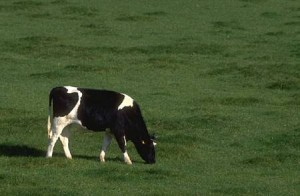
#> input picture lab5/cow.jpg, 300 x 196 px
$ jupyter execute GMM.ipynb
#> lines starting #> are read from the running program, lines starting #| are printed output that depends on the picture
# Assignment 1

[cell 1]
import pandas as pd
import numpy as np
import matplotlib.pyplot as plt

[cell 2]
import numpy as np

class GMM:
    def __init__(self, n_components, max_iters=100, tol=1e-6):
        self.n_components = n_components
        self.max_iters = max_iters
        self.tol = tol

    def _multivariate_gaussian(self, X, mean, cov):
        n = X.shape[1]
        cov_inv = np.linalg.inv(cov)
        cov_det = np.linalg.det(cov)
        norm_const = 1.0 / (np.power((2 * np.pi), n / 2) * np.sqrt(cov_det))
        X_centered = X - mean
        result = np.exp(-0.5 * np.sum(X_centered @ cov_inv * X_centered, axis=1))
        return norm_const * result

    def _initialize_params(self, X):
        n_samples, n_features = X.shape
        self.weights = np.ones(self.n_components) / self.n_components
        self.means = X[np.random.choice(n_samples, self.n_components, replace=False)]
        self.covariances = np.array([np.cov(X.T) for _ in range(self.n_components)])

    def fit(self, X):
        X = np.asarray(X)
        self._initialize_params(X)
        log_likelihoods = []

        for _ in range(self.max_iters):
            # E-step
            responsibilities = np.zeros((X.shape[0], self.n_components))
            for j in range(self.n_components):
                responsibilities[:, j] = self.weights[j] * self._multivariate_gaussian(
                    X, self.means[j], self.covariances[j]
                )
            responsibilities /= responsibilities.sum(axis=1, keepdims=True)

            # M-step
            Nk = responsibilities.sum(axis=0)
            self.weights = Nk / X.shape[0]
            self.means = (responsibilities.T @ X) / Nk[:, np.newaxis]
            for j in range(self.n_components):
                X_centered = X - self.means[j]
                self.covariances[j] = (
                    responsibilities[:, j][:, np.newaxis] * X_centered
                ).T @ X_centered / Nk[j]

        return self

    def predict(self, X):
        probs = np.array([
            self.weights[j] * self._multivariate_gaussian(X, self.means[j], self.covariances[j])
            for j in range(self.n_components)
        ])
        return np.argmax(probs, axis=0)

[cell 3]
np.random.seed(10)
u1 = np.random.multivariate_normal([2,2], np.eye(2), size = 100)
u2 = np.random.multivariate_normal([8,3], np.eye(2), size = 100)
u3 = np.random.multivariate_normal([3, 6], np.eye(2), size = 100)
X = np.concatenate((u1, u2, u3), axis=0)

[cell 4]
model = GMM(n_components=3)
model.fit(X)
labels = model.predict(X)

[cell 5]
# Truc quan hoa ket qua
plt.figure(figsize=(8,6))
for i in range(3):
    cluster = X[labels == i]
    plt.scatter(cluster[:, 0], cluster[:, 1], label=f'Cụm {i+1}')
centroids = model.means
plt.scatter(centroids[:, 0], centroids[:, 1], marker = 'x', color = 'red', s=100, label = 'Centroids')
plt.xlabel('x1')
plt.ylabel('x2')
plt.title('Phân cụm Gaussian Mixture Model')
plt.legend()
plt.grid(True)
plt.show()
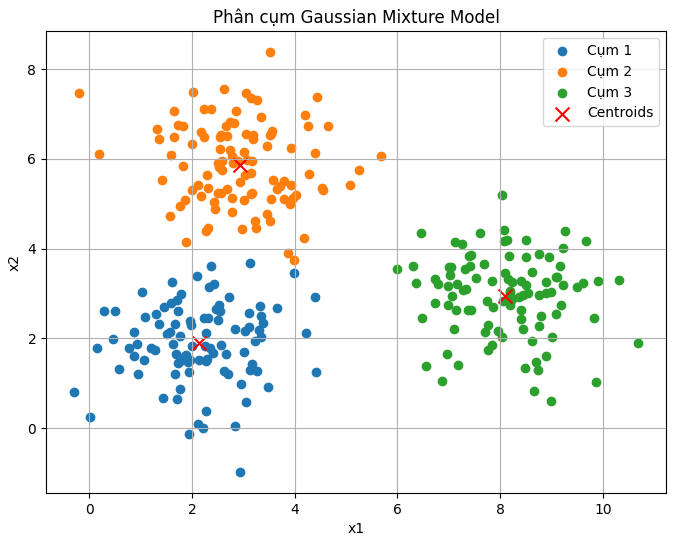
#> figure drawn by matplotlib, 1 panel

# Assignment 2

[cell 6]
from PIL import Image
# Đọc và chuyển ảnh sang dạng RGB
img = Image.open('cow.jpg')
#> img is the input picture: PIL image 300x196 RGB; mean R, G, B 68, 84.9, 47.4
img = img.convert('RGB')
img_array = np.array(img)
H, W, C = img_array.shape # lấy kích thước ảnhảnh
#> H = 196; W = 300; C = 3
X_rgb = img_array.reshape(-1, 3)/255 # Chuẩn hóa màu ảnh
x_coords, y_coords = np.meshgrid(np.arange(W), np.arange(H))
X_pos = np.stack((x_coords, y_coords), axis=-1).reshape(-1, 2) / max(H, W) # Chuan hoa toa do
X = np.concatenate([X_rgb, X_pos], axis=1)

[cell 7]
gmm = GMM(n_components=2, max_iters=30)
gmm.fit(X)
#> the loop in fit (call 2), `for _ in range(self.max_iters):` made 30 passes
#> (Nk, self.weights) on passes 1 to 12: ([21871.7, 36928.3], [0.372, 0.628]), ([25006.7, 33793.3], [0.425, 0.575]), ([29461.3, 29338.7], [0.501, 0.499]), ([38707.9, 20092.1], [0.658, 0.342]), ([47689.5, 11110.5], [0.811, 0.189]), ([50256.3, 8543.7], [0.855, 0.145]), ([50771.1, 8028.9], [0.863, 0.137]), ([50862.6, 7937.4], [0.865, 0.135]), ([50889.1, 7910.9], [0.865, 0.135]), ([50897.5, 7902.5], [0.866, 0.134]), ([50900.7, 7899.3], [0.866, 0.134]), ([50902.2, 7897.8], [0.866, 0.134])
labels = gmm.predict(X)

[cell 8]
# Cụm lớn nhất là nền
(unique, counts) = np.unique(labels, return_counts = True)
#> unique = [0, 1]; counts = [51032, 7768]
bg_label = unique[np.argmax(counts)]
#> bg_label = 0
# Ảnh mới không có nền
foreground = img_array.copy().reshape(-1, 3)
foreground[labels == bg_label] = [255, 255, 255]
# Hiển thị
plt.figure(figsize=(12, 5))
plt.subplot(1, 2, 1)
plt.title('Original')
plt.imshow(img_array)
plt.axis('off')
plt.subplot(1, 2, 2)
plt.title('Background Removed')
plt.imshow(foreground.reshape(H, W, 3))
plt.axis('off')
plt.show()
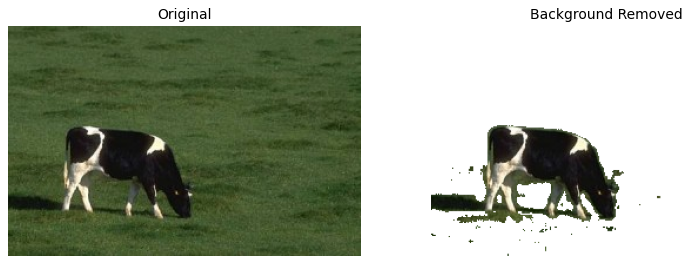
#> figure drawn by matplotlib, 2 panels

So sánh với Gaussian Mixture từ thư viện scikit learn

[cell 9]
from sklearn.mixture import GaussianMixture

img = Image.open('cow.jpg')
img_np = np.array(img)
H, W, C = img_np.shape
X = img_np.reshape(-1, 3)
n_components = 3
gmm = GaussianMixture(n_components=3, covariance_type='tied', random_state=0)
gmm.fit(X)
labels = gmm.predict(X)

# Cụm lớn nhất là nền
(unique, counts) = np.unique(labels, return_counts = True)
#> unique = [0, 1, 2]; counts = [53210, 1017, 4573]
bg_label = unique[np.argmax(counts)]
# Ảnh mới không có nền
foreground = img_array.copy().reshape(-1, 3)
foreground[labels == bg_label] = [255, 255, 255]
# Hiển thị
plt.figure(figsize=(12, 5))
plt.subplot(1, 2, 1)
plt.title('Original')
plt.imshow(img_array)
plt.axis('off')
plt.subplot(1, 2, 2)
plt.title('Background Removed')
plt.imshow(foreground.reshape(H, W, 3))
plt.axis('off')
plt.show()
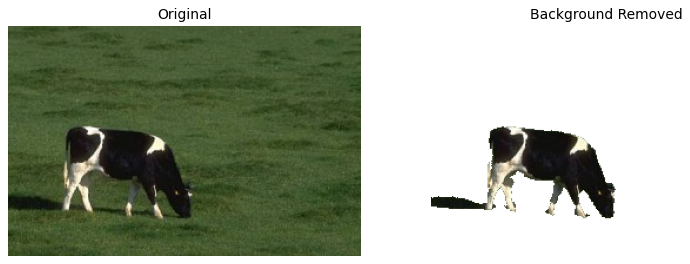
#> figure drawn by matplotlib, 2 panels

-> GMM từ scikit learn lọc được nền kĩ hơn

[cell 10]
# Chuyển thành ảnh nền trong suốt
(unique, counts) = np.unique(labels, return_counts=True)
bg_label = unique[np.argmax(counts)]
# Chuyển ảnh sang RGBA
rgba_img = np.dstack((img_array, np.ones((H, W), dtype=np.uint8) * 255))  # kênh alpha = 255 (không trong suốt)
rgba_img = rgba_img.reshape(-1, 4)

# nền trong suốt (alpha = 0)
rgba_img[labels == bg_label, 3] = 0
# chuyển về ảnh
transparent_img = rgba_img.reshape(H, W, 4)
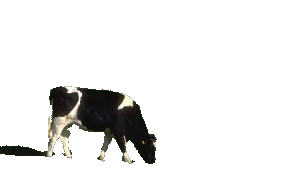
#> transparent_img: shape (196, 300, 4); mean R, G, B, A 68, 84.9, 47.4, 24.2; transparent parts drawn white

# hiển thị
plt.figure(figsize=(12, 5))
plt.subplot(1, 2, 1)
plt.title('Original')
plt.imshow(img_array)
plt.axis('off')
plt.subplot(1, 2, 2)
plt.title('Transparent Background')
plt.imshow(transparent_img)
plt.axis('off')
plt.show()
